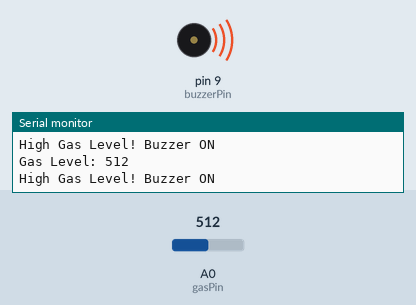
This sketch was run on a simulated Arduino Uno, built with avr-gcc and run on an emulated ATmega328P. Shown: buzzer (waves = sounding, pin HIGH), the last lines printed to the serial monitor. The inputs (shaded band) are chosen by the test bench; at power-on: A0 (gasPin) = 512.

Above: at 1.8 s.
1.9 s: A0 (gasPin) set to 165
3.4 s: A0 (gasPin) set to 141
At 4.4 s:
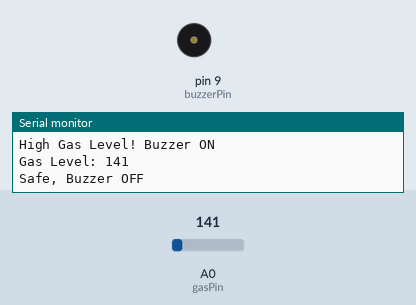
5.5 s: A0 (gasPin) set to 160
At 7.2 s:
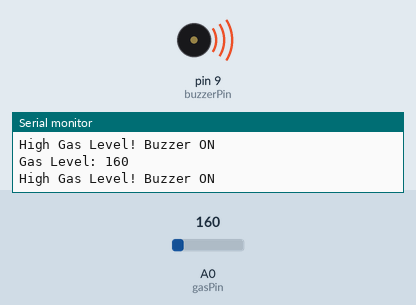
7.5 s: A0 (gasPin) set to 140
At 8.8 s:
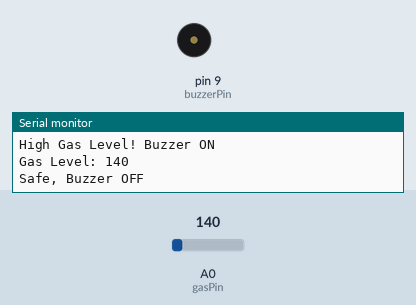
Timing chart, 0 to 10.5 s (numbered marks = the images above; inputs shaded):
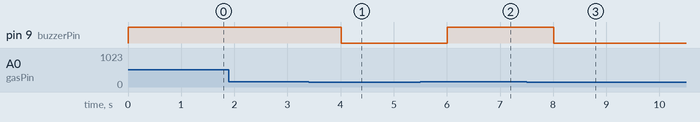

Measured:
- the behaviour switches between 151 and 150 on A0 (gasPin) (found by bisection; images 0 and 1)
- after the input at 3.4 s, pin 9 (buzzerPin): HIGH → LOW after 0.61 s
- after the input at 5.5 s, pin 9 (buzzerPin): LOW → HIGH after 0.51 s
- after the input at 7.5 s, pin 9 (buzzerPin): HIGH → LOW after 0.51 s

The sketch:

Gas_Sensor_Buzzer.ino
```cpp
const int gasPin = A0;
const int buzzerPin = 9;
const int threshold = 150;

void setup()
{
    Serial.begin(9600);
    pinMode(buzzerPin, OUTPUT);
    Serial.println("Sensor Heating, please Wait");
}

void loop()
{
    int gasValue = analogRead(gasPin);
    Serial.print("Gas Level: ");
    Serial.println(gasValue);

    if (gasValue > threshold)
    {
        digitalWrite(buzzerPin, HIGH);
        Serial.println("High Gas Level! Buzzer ON");
    }
    else
    {
        digitalWrite(buzzerPin, LOW);
        Serial.println("Safe, Buzzer OFF");
    }

    delay(1000);
}
```
